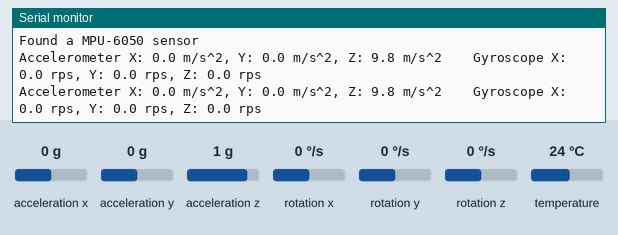
A program run on a simulated Raspberry Pi Pico. Parts: the last lines printed to the serial monitor. Inputs (shaded band) come from the test bench; at power-on: acceleration x 0 g, acceleration y 0 g, acceleration z 1 g, rotation x 0 °/s, rotation y 0 °/s, rotation z 0 °/s, temperature 24 °C.

Above: at 4.2 s.
4.3 s: acceleration x set to -1.4 g
At 5.6 s:
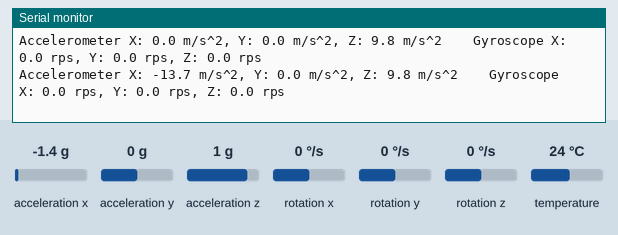
5.8 s: acceleration y set to -1.4 g
At 6.8 s:
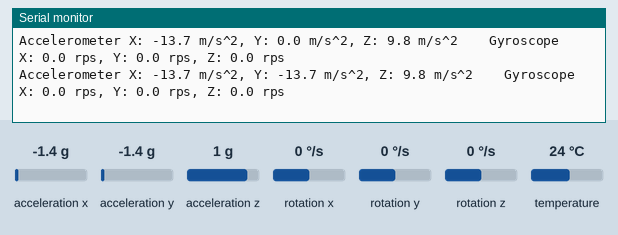
7.3 s: acceleration z set to -1.4 g
At 8.6 s:
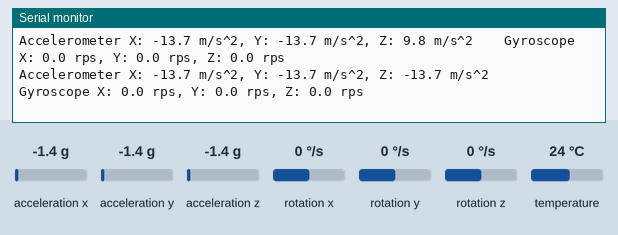
8.8 s: rotation x set to -192 °/s
At 9.7 s:
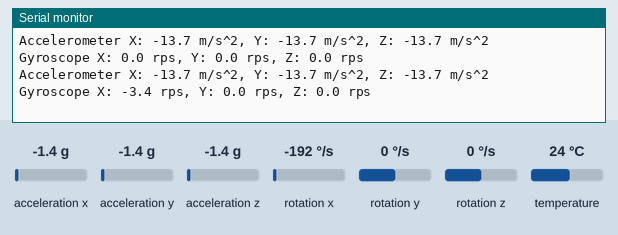
10.3 s: rotation y set to -192 °/s
At 11.5 s:
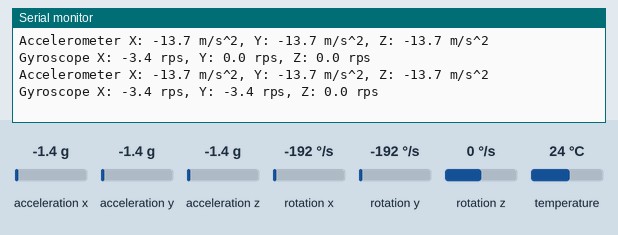

The program:

main.cpp
```cpp
#include <Adafruit_MPU6050.h>
#include <Adafruit_Sensor.h>
#include <Wire.h>

Adafruit_MPU6050 mpu;
#define IMU_PIN_SDA p18
#define IMU_PIN_SCL p19
#define IMU_PIN_INT p20
TwoWire wire(IMU_PIN_SDA, IMU_PIN_SCL);

void setup()
{
    delay(3000);
    if (!mpu.begin(MPU6050_I2CADDR_DEFAULT, &wire)) {
        while (1) {
            Serial.println("Failed to find MPU6050 chip");
            delay(3000);
        }
    }
    Serial.println("Found a MPU-6050 sensor");

    //setup motion detection
    mpu.setHighPassFilter(MPU6050_HIGHPASS_0_63_HZ);
    mpu.setMotionDetectionThreshold(1);
    mpu.setMotionDetectionDuration(20);
    mpu.setInterruptPinLatch(true); // Keep it latched.  Will turn off when reinitialized.
    mpu.setInterruptPinPolarity(true);
    mpu.setMotionInterrupt(true);
}

void loop()
{
    sensors_event_t a, g, temp;
    if (mpu.getMotionInterruptStatus()) {
        mpu.getEvent(&a, &g, &temp);

        Serial.print("Accelerometer ");
        Serial.print("X: ");
        Serial.print(a.acceleration.x, 1);
        Serial.print(" m/s^2, ");
        Serial.print("Y: ");
        Serial.print(a.acceleration.y, 1);
        Serial.print(" m/s^2, ");
        Serial.print("Z: ");
        Serial.print(a.acceleration.z, 1);
        Serial.print(" m/s^2");
        Serial.print("\t\t");

        Serial.print("Gyroscope ");
        Serial.print("X: ");
        Serial.print(g.gyro.x, 1);
        Serial.print(" rps, ");
        Serial.print("Y: ");
        Serial.print(g.gyro.y, 1);
        Serial.print(" rps, ");
        Serial.print("Z: ");
        Serial.print(g.gyro.z, 1);
        Serial.println(" rps");

        delay(1000);
    }
}
```

Measured:
- after the input at 4.3 s, the serial monitor: prints a new line after 0.71 s (image 1)
- after the input at 5.8 s, the serial monitor: prints a new line after 0.21 s (image 2)
- after the input at 7.3 s, the serial monitor: prints a new line after 0.72 s (image 3)
- after the input at 8.8 s, the serial monitor: prints a new line after 0.22 s (image 4)
- after the input at 10.3 s, the serial monitor: prints a new line after 0.73 s (image 5)
